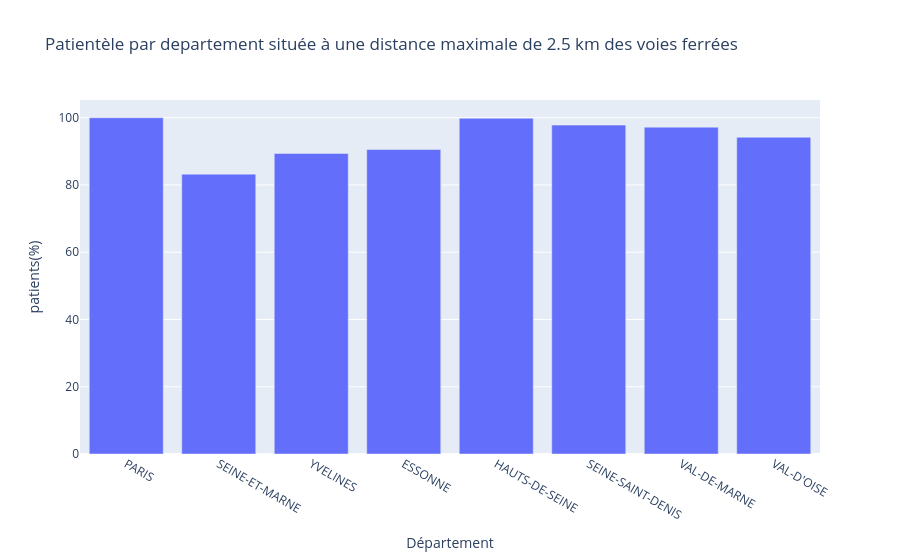

Write notebook code for a chart like this one.
### Code cell
fig = px.bar(stats_2_5km, x='NOM_DEPT', y='Pourcentage_2_5km', title='Patientèle par departement située à une distance maximale de 2.5 km des voies ferrées',
             labels={'NOM_DEPT': 'Département', 'Pourcentage_2_5km': 'patients(%)'})
fig.show()

### Figure 1 — Plotly figure (JSON) as saved in the notebook; plotly's stock layout.template omitted (floating-point values rounded to 4 significant figures)
{"data": [{"alignmentgroup": "True", "hovertemplate": "Département=%{x}<br>patients(%)=%{y}<extra></extra>", "legendgroup": "", "marker": {"color": "#636efa", "pattern": {"shape": ""}}, "name": "", "offsetgroup": "", "orientation": "v", "showlegend": false, "textposition": "auto", "type": "bar", "x": ["PARIS", "SEINE-ET-MARNE", "YVELINES", "ESSONNE", "HAUTS-DE-SEINE", "SEINE-SAINT-DENIS", "VAL-DE-MARNE", "VAL-D'OISE"], "xaxis": "x", "y": [100, 83.22, 89.36, 90.54, 99.83, 97.8, 97.19, 94.19], "yaxis": "y"}], "layout": {"barmode": "relative", "legend": {"tracegroupgap": 0}, "title": {"text": "Patientèle par departement située à une distance maximale de 2.5 km des voies ferrées"}, "xaxis": {"anchor": "y", "domain": [0, 1], "title": {"text": "Département"}}, "yaxis": {"anchor": "x", "domain": [0, 1], "title": {"text": "patients(%)"}}}}
